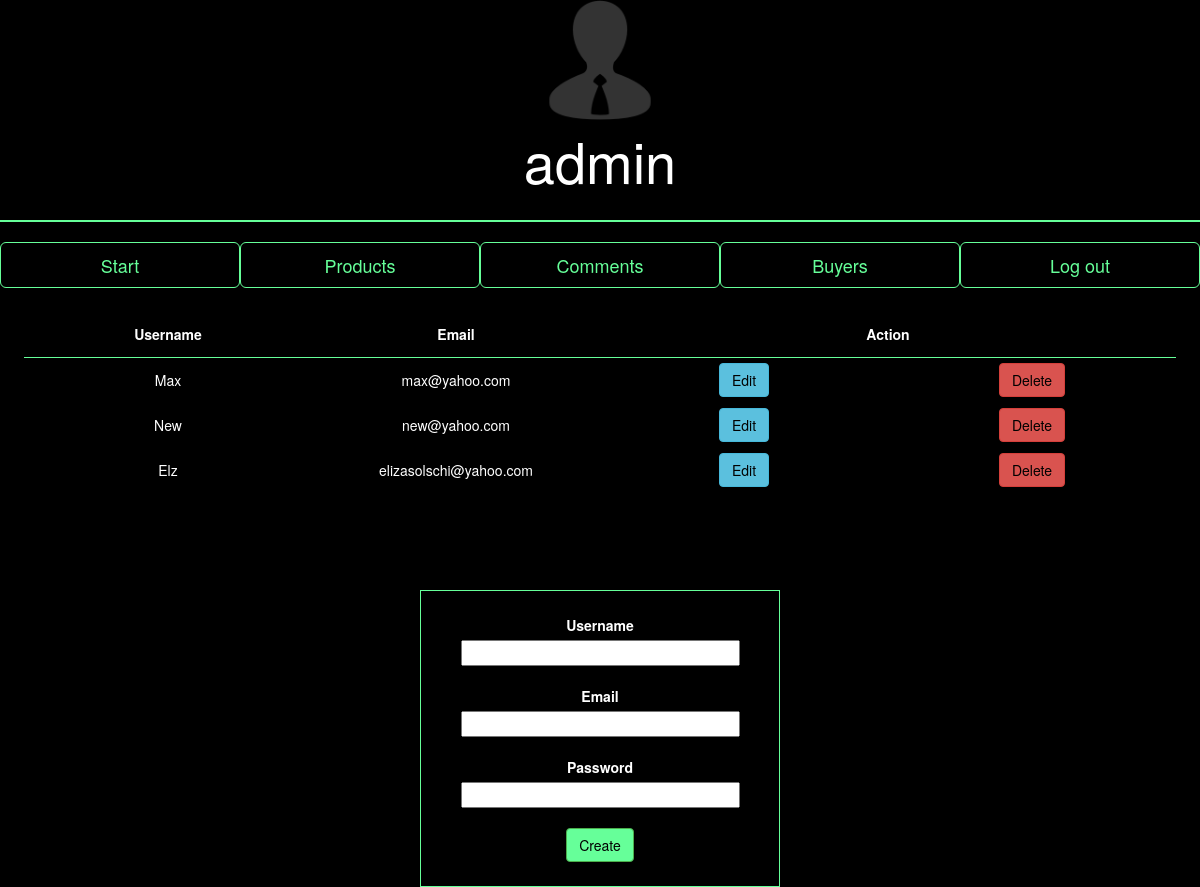
The app's page /admin_users.php (signed in) with its own data.
### tables this page shows
CREATE TABLE `users` (
  `id` int(11) NOT NULL,
  `username` varchar(255) NOT NULL,
  `email` varchar(255) NOT NULL,
  `password` varchar(255) NOT NULL,
  `type` int(1) NOT NULL DEFAULT '0'
);

### wheretosave.php (called while the page is built, shortened)
<?php
    $db_user = mysqli_connect('localhost','root', '', 'cart');
?>
<?php
    $username="";
    $email="";
    $query_user = "SELECT * FROM users ORDER by id ASC";
    $result_user = mysqli_query($db_user, $query_user);
	$edit_state=false;
?>

### admin_users.php (the view, shortened to what this page needs)
<?php include 'wheretosave.php' ;
?>
<!DOCTYPE html>
<html>
	<head>
		<link rel="stylesheet" href="https://maxcdn.bootstrapcdn.com/bootstrap/3.3.7/css/bootstrap.min.css">
		<link href='admin.css' rel='stylesheet'>
	</head>
	<body>
    <img src="admin.png" class="img_admin"/>
    <div class="welcome">
    <?php if(isset($_SESSION['username'])): ?>
		<?php echo $_SESSION['username']; ?>
    <?php endif; ?>
    </div>
    <hr/>
    <div class="top_menu">
    <table class="nav_bar">
            <tr>
                <td><a href="admin.php" class="btn btn-outline-success btn-lg btn-block" style="color:#66ff99; border:1px solid #66ff99">Start</a></td>
                <td><a href="admin_products.php" class="btn btn-outline-success btn-lg btn-block" style="color:#66ff99; border:1px solid #66ff99">Products</a> </td>
                <td><a href="admin_comments.php" class="btn btn-outline-success btn-lg btn-block" style="color:#66ff99; border:1px solid #66ff99">Comments</a></td>
                <td><a href="admin_statistica.php" class="btn btn-outline-success btn-lg btn-block" style="color:#66ff99; border:1px solid #66ff99">Buyers</a></td>
                <td><a href="login.php?logout='1'" class="btn btn-outline-success btn-lg btn-block" style="color:#66ff99; border:1px solid #66ff99">Log out</a></td>
            </tr>
        </table>
        <div class="centru_left">
        <table class="table_user">
            <tr style="border-bottom: 1px solid #66ff99; font-weight:bold">
                <td width="40%">Username</td>
                <td width="40%">Email</td>
                <td colspan="2">Action</td>
            </tr>
        <?php
                while($user = mysqli_fetch_assoc($result_user)):
                    if($user['type']==0):?>
                        <tr>
                            <td><?php echo $user['username'];?></td>
                            <td><?php echo $user['email']; ?></td>
                            <td><a href="admin_users.php?edit_admin=<?php echo $user['id'];?>"  style="color:black" class="btn btn-info">Edit</a></td>
                            <td><a href="wheretosave.php?delete_admin=<?php echo $user['id'];?>"  style="color:black" class="btn btn-danger">Delete</a></td>
                        </tr>
                <?php endif;
                endwhile;
        ?>
        </table>
    </div>
    <div class="mesaj">
    </div>
        <form method="POST" action="admin_users.php">
        <div class="chenar">
            <label>Username</label>
            <input type="text" name="username" class="insert_data" value="<?php echo $username; ?>"/><br/><br/>
            <label>Email</label>
            <input type="text" name="email" class="insert_data" value="<?php echo $email; ?>"/><br/><br/>
            <label>Password</label>
            <input type="password" class="insert_data" name="password"><br/><br/>
            <?php if($edit_state == false): ?>
            <button type="submit" class="btn btn-success" style="color:black; background-color:#66ff99" name="register_admin">Create</button>
            <?php else : ?>
            <button type="submit" class="btn btn-primary" style="color:black" name="edit_admin">Update</button>
            <?php endif; ?>
        </div>
    </form>
</body>
</html>

### admin.css (style rules this page uses)
body { background-color: black; color:white; }
.welcome { font-size:400%; text-align: center; color: white; }
.img_admin { margin-left:45%; width: 10%; height: 10%; }
.top_menu { float:left; width: 100%; height: 40px; }
.insert_data { color:black; width: 90%; }
.nav_bar { width:100%; }
.nav_bar td { width: 20%; margin-left:1%; margin-right: 1%; }
.centru_left { margin:2%; clear:left; width: 96%; }
.mesaj { clear:left; font-size:200%; color:white; height:50px; width:40%; margin:2%; text-align:center; margin-left:auto; margin-right: auto; font-family: Verdana; }
hr { width:96; margin-right: auto; margin-left:auto; border:1px solid #66ff99; }
.chenar { border:1px solid #66ff99; width:30%; clear: left; text-align:center; padding: 2%; margin-top:1%; margin-left:auto; margin-right: auto; }
.table_user { width:100%; }
.table_user td { text-align: center; width: 25%; height: 45px; }

### records on screen
users: username "Max", email "max@yahoo.com"
users: username "New", email "new@yahoo.com"
users: username "Elz", email "elizasolschi@yahoo.com"

### other values on screen
$_SESSION['username'] "admin"
